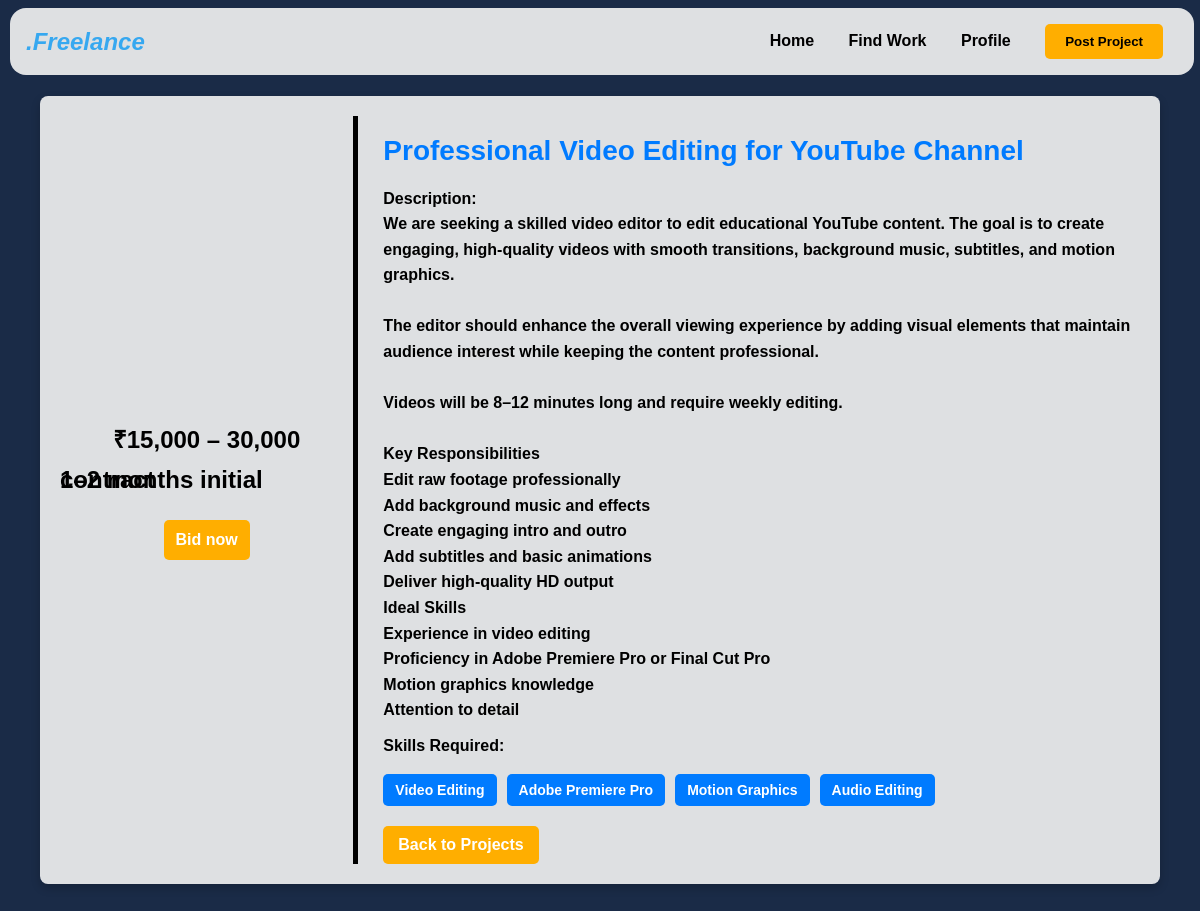
The page /sample.php?id=16 on the database its author committed.
### tables this page shows
CREATE TABLE `projects` (
  `id` int(11) NOT NULL,
  `user_id` int(11) NOT NULL,
  `project_title` varchar(255) NOT NULL,
  `project_description` text NOT NULL,
  `skills` varchar(255) NOT NULL,
  `budget` varchar(100) NOT NULL,
  `timeline` varchar(100) NOT NULL,
  `bid_deadline` date NOT NULL,
  `status` varchar(50) DEFAULT 'Open',
  `created_at` timestamp NOT NULL DEFAULT current_timestamp()
);

### sample.php (the view, shortened to what this page needs)
<?php
$host = 'localhost';
$username = 'root';
$password = '';
$dbname = 'freelancer_db';
$conn = new mysqli($host, $username, $password, $dbname);
if (isset($_GET['id']) && is_numeric($_GET['id'])) {
    $project_id = $_GET['id'];
    $sql = "SELECT * FROM projects WHERE id = $project_id";
    $result = $conn->query($sql);
    if ($result->num_rows > 0) {
        $project = $result->fetch_assoc();
    } else {
        die("Project not found.");
    }
} else {
    die("Invalid project ID.");
}
?>
<!DOCTYPE html>
<html lang="en">
<head>
    <link rel="stylesheet" href="styles.css">
</head>
<body>
<header>
    <div class="logo"><i>.Freelance</i></div>
    <nav>
      <a href="hero.php">Home</a>
      <a href="posts.php">Find Work</a>
      <a href="profile.php">Profile</a>
      <a href="postjob1.php"><button class="cta">Post Project</button></a>
    </nav>
  </header>
  <div id="cards">
    <div class="container">
        <div class="left">
        <h2><strong>₹<?php echo htmlspecialchars($project['budget']); ?></strong> </h2>
        <h2><strong><?php echo htmlspecialchars($project['timeline']); ?></strong> </h2>
        <a href="" class="back-btn" style="padding: 20px 12px;"><strong>Bid now</strong></a>
    </div>
    <div class="right">
        <h1><?php echo htmlspecialchars($project['project_title']); ?></h1>
        <p><strong>Description:<br></strong> <?php echo nl2br(htmlspecialchars($project['project_description'])); ?></p>
        <p><strong>Skills Required:</strong></p>
        <div class="tags">
            <?php
            $skills = explode(',', $project['skills']);
            foreach ($skills as $skill) {
                echo '<span>' . htmlspecialchars(trim($skill)) . '</span>';
            }
            ?>
        </div>
        <a href="posts.php" class="back-btn"><strong>Back to Projects</strong></a>
        </div>
    </div>
        </div>
</body>
</html>

### styles.css (style rules this page uses)
header { display: flex; justify-content: space-between; align-items: center; padding: 16px; background-color: #f2f2f2e8; position: fixed; top: 8px; left: 10px; width: 96%; border-radius: 16px; z-index: 1000; }
header .logo { font-size: 24px; font-weight: bolder; color: #36A8F0; }
header nav a { margin: 0 15px; text-decoration: none; color: black; font-weight: bolder; }
header .cta { background-color: #ffae00; border: none; padding: 10px 20px; border-radius: 5px; color: black; font-weight: bolder; cursor: pointer; }

### sample.php (style rules this page uses)
body { margin: 50px 0px; font-family: 'IBM Plex Sans', sans-serif; background-color: #1A2B47; color: white; }
.container { max-width: 90%; margin: 8% auto; padding: 20px; background:#f2f2f2e8; border-radius: 8px; box-shadow: 0 4px 10px rgba(0, 0, 0, 0.2); display: flex; flex-direction: row; color: black; font-weight:bolder; height: auto; }
.left { display: flex; flex-direction: column; width: 55%; justify-content: center; line-height: 0; align-items: center; }
.right { border-left: 5px solid black; padding-left:25px; }
h1 { color: #007BFF; font-size: 28px; }
p { margin: 10px 0; line-height: 1.6; }
.tags { display: flex; flex-wrap: wrap; gap: 10px; margin-top: 15px; }
.tags span { background-color: #007BFF; color: white; padding: 8px 12px; border-radius: 5px; font-size: 14px; }
.back-btn { display: inline-block; margin-top: 20px; padding: 10px 15px; background-color: #ffae00; color: white; text-decoration: none; border-radius: 5px; }

### rows shown on the page
projects: budget "15,000 – 30,000", timeline "1–2 months initial contract", project_title "Professional Video Editing for YouTube Channel", project_description "We are seeking a skilled video editor to edit educational YouTube content. The goal is to create engaging, high-quality videos with smooth transitions, background music, subtitles, and motion graphics. The editor should enhance the overall viewing experience by adding visual elements that maintain audience interest while keeping the content professional. Videos will be 8–12 minutes long and require weekly editing. Key Responsibilities Edit raw footage professionally Add background music and effects Create engaging intro and outro Add subtitles and basic animations Deliver high-quality HD output Ideal Skills Experience in video editing Proficiency in Adobe Premiere Pro or Final Cut Pro…", skills "Video Editing", skills "Adobe Premiere Pro", skills "Motion Graphics", skills "Audio Editing"
